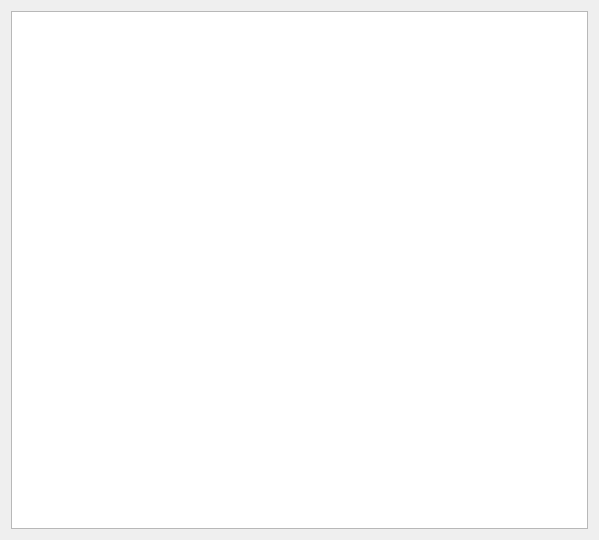
<?xml version="1.0" encoding="UTF-8"?>
<ui version="4.0">
 <class>FormSigPasport</class>
 <widget class="QWidget" name="FormSigPasport">
  <property name="geometry">
   <rect>
    <x>0</x>
    <y>0</y>
    <width>599</width>
    <height>540</height>
   </rect>
  </property>
  <property name="windowTitle">
   <string>Form</string>
  </property>
  <layout class="QVBoxLayout" name="verticalLayout">
   <item>
    <widget class="DbViewer" name="tableView"/>
   </item>
  </layout>
 </widget>
 <customwidgets>
  <customwidget>
   <class>DbViewer</class>
   <extends>QTableView</extends>
   <header>db/dbviewer.h</header>
  </customwidget>
 </customwidgets>
 <resources/>
 <connections/>
</ui>
